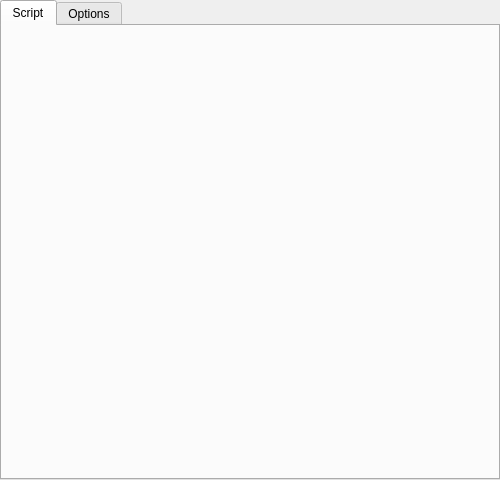
<?xml version="1.0" encoding="UTF-8"?>
<ui version="4.0">
 <class>WdgSeExpr</class>
 <widget class="QWidget" name="WdgSeExpr">
  <property name="geometry">
   <rect>
    <x>0</x>
    <y>0</y>
    <width>500</width>
    <height>480</height>
   </rect>
  </property>
  <property name="minimumSize">
   <size>
    <width>500</width>
    <height>0</height>
   </size>
  </property>
  <layout class="QGridLayout" name="tabLayout">
   <property name="leftMargin">
    <number>0</number>
   </property>
   <property name="topMargin">
    <number>0</number>
   </property>
   <property name="rightMargin">
    <number>0</number>
   </property>
   <property name="bottomMargin">
    <number>0</number>
   </property>
   <property name="spacing">
    <number>0</number>
   </property>
   <item row="0" column="0">
    <widget class="QTabWidget" name="tabWidget">
     <property name="currentIndex">
      <number>0</number>
     </property>
     <widget class="QWidget" name="tab">
      <attribute name="title">
       <string comment="Script list label">Script</string>
      </attribute>
      <layout class="QVBoxLayout" name="verticalLayout">
       <item>
        <widget class="KisSeExprScriptChooser" name="scriptSelectorWidget" native="true">
         <property name="sizePolicy">
          <sizepolicy hsizetype="Expanding" vsizetype="Expanding">
           <horstretch>0</horstretch>
           <verstretch>0</verstretch>
          </sizepolicy>
         </property>
        </widget>
       </item>
      </layout>
     </widget>
     <widget class="QWidget" name="tab_2">
      <attribute name="title">
       <string comment="SeExpr script option">Options</string>
      </attribute>
      <layout class="QVBoxLayout" name="verticalLayout_2">
       <item>
        <layout class="QHBoxLayout" name="presetManagementLayout">
         <item>
          <layout class="QVBoxLayout" name="presetThumbnailiconLayout">
           <item>
            <widget class="QLabel" name="presetThumbnailicon">
             <property name="sizePolicy">
              <sizepolicy hsizetype="Fixed" vsizetype="Fixed">
               <horstretch>0</horstretch>
               <verstretch>0</verstretch>
              </sizepolicy>
             </property>
             <property name="minimumSize">
              <size>
               <width>55</width>
               <height>55</height>
              </size>
             </property>
             <property name="text">
              <string/>
             </property>
             <property name="scaledContents">
              <bool>true</bool>
             </property>
            </widget>
           </item>
           <item>
            <spacer name="verticalSpacer">
             <property name="orientation">
              <enum>Qt::Vertical</enum>
             </property>
             <property name="sizeHint" stdset="0">
              <size>
               <width>20</width>
               <height>0</height>
              </size>
             </property>
            </spacer>
           </item>
          </layout>
         </item>
         <item>
          <layout class="QVBoxLayout" name="presetNameLayout">
           <property name="spacing">
            <number>0</number>
           </property>
           <property name="sizeConstraint">
            <enum>QLayout::SetMinimumSize</enum>
           </property>
           <item>
            <layout class="QHBoxLayout" name="presetNameLayout_2">
             <property name="spacing">
              <number>10</number>
             </property>
             <property name="sizeConstraint">
              <enum>QLayout::SetMinimumSize</enum>
             </property>
             <item>
              <widget class="QLabel" name="currentBrushNameLabel">
               <property name="font">
                <font>
                 <pointsize>10</pointsize>
                 <weight>75</weight>
                 <bold>true</bold>
                </font>
               </property>
              </widget>
             </item>
             <item>
              <widget class="QPushButton" name="renameBrushPresetButton">
               <property name="minimumSize">
                <size>
                 <width>24</width>
                 <height>24</height>
                </size>
               </property>
               <property name="maximumSize">
                <size>
                 <width>24</width>
                 <height>24</height>
                </size>
               </property>
               <property name="text">
                <string/>
               </property>
              </widget>
             </item>
             <item>
              <widget class="QLineEdit" name="renameBrushNameTextField">
               <property name="minimumSize">
                <size>
                 <width>180</width>
                 <height>0</height>
                </size>
               </property>
              </widget>
             </item>
             <item>
              <widget class="QPushButton" name="updateBrushNameButton">
               <property name="sizePolicy">
                <sizepolicy hsizetype="Minimum" vsizetype="Fixed">
                 <horstretch>0</horstretch>
                 <verstretch>0</verstretch>
                </sizepolicy>
               </property>
               <property name="text">
                <string>Save</string>
               </property>
              </widget>
             </item>
             <item>
              <widget class="QPushButton" name="cancelBrushNameUpdateButton">
               <property name="text">
                <string>Cancel</string>
               </property>
              </widget>
             </item>
             <item>
              <spacer name="horizontalSpacer_3">
               <property name="orientation">
                <enum>Qt::Horizontal</enum>
               </property>
               <property name="sizeHint" stdset="0">
                <size>
                 <width>20</width>
                 <height>20</height>
                </size>
               </property>
              </spacer>
             </item>
            </layout>
           </item>
           <item>
            <spacer name="verticalSpacer_1">
             <property name="orientation">
              <enum>Qt::Vertical</enum>
             </property>
             <property name="sizeHint" stdset="0">
              <size>
               <width>20</width>
               <height>0</height>
              </size>
             </property>
            </spacer>
           </item>
          </layout>
         </item>
         <item>
          <spacer name="horizontalSpacer_2">
           <property name="orientation">
            <enum>Qt::Horizontal</enum>
           </property>
           <property name="sizeType">
            <enum>QSizePolicy::MinimumExpanding</enum>
           </property>
           <property name="sizeHint" stdset="0">
            <size>
             <width>0</width>
             <height>0</height>
            </size>
           </property>
          </spacer>
         </item>
         <item>
          <layout class="QVBoxLayout" name="presetSaveLayout">
           <property name="spacing">
            <number>0</number>
           </property>
           <item>
            <widget class="QPushButton" name="saveNewBrushPresetButton">
             <property name="text">
              <string>Save New SeExpr Preset...</string>
             </property>
            </widget>
           </item>
           <item>
            <widget class="QPushButton" name="saveBrushPresetButton">
             <property name="text">
              <string>Overwrite Preset</string>
             </property>
            </widget>
           </item>
           <item>
            <layout class="QHBoxLayout" name="dirtyPresetLayout">
             <property name="spacing">
              <number>6</number>
             </property>
             <property name="leftMargin">
              <number>0</number>
             </property>
             <property name="topMargin">
              <number>6</number>
             </property>
             <item>
              <spacer name="horizontalSpacer">
               <property name="orientation">
                <enum>Qt::Horizontal</enum>
               </property>
               <property name="sizeHint" stdset="0">
                <size>
                 <width>0</width>
                 <height>23</height>
                </size>
               </property>
              </spacer>
             </item>
             <item>
              <widget class="QPushButton" name="reloadPresetButton">
               <property name="sizePolicy">
                <sizepolicy hsizetype="Fixed" vsizetype="Fixed">
                 <horstretch>0</horstretch>
                 <verstretch>0</verstretch>
                </sizepolicy>
               </property>
               <property name="minimumSize">
                <size>
                 <width>23</width>
                 <height>23</height>
                </size>
               </property>
               <property name="maximumSize">
                <size>
                 <width>23</width>
                 <height>23</height>
                </size>
               </property>
               <property name="text">
                <string/>
               </property>
              </widget>
             </item>
             <item>
              <widget class="QPushButton" name="dirtyPresetIndicatorButton">
               <property name="sizePolicy">
                <sizepolicy hsizetype="Fixed" vsizetype="Fixed">
                 <horstretch>0</horstretch>
                 <verstretch>0</verstretch>
                </sizepolicy>
               </property>
               <property name="minimumSize">
                <size>
                 <width>23</width>
                 <height>23</height>
                </size>
               </property>
               <property name="maximumSize">
                <size>
                 <width>23</width>
                 <height>23</height>
                </size>
               </property>
               <property name="text">
                <string/>
               </property>
               <property name="flat">
                <bool>true</bool>
               </property>
              </widget>
             </item>
            </layout>
           </item>
           <item>
            <spacer name="verticalSpacer_2">
             <property name="orientation">
              <enum>Qt::Vertical</enum>
             </property>
             <property name="sizeHint" stdset="0">
              <size>
               <width>20</width>
               <height>1</height>
              </size>
             </property>
            </spacer>
           </item>
           <item>
            <spacer name="verticalSpacer_3">
             <property name="orientation">
              <enum>Qt::Vertical</enum>
             </property>
             <property name="sizeHint" stdset="0">
              <size>
               <width>20</width>
               <height>0</height>
              </size>
             </property>
            </spacer>
           </item>
          </layout>
         </item>
        </layout>
       </item>
       <item>
        <widget class="QSplitter" name="splitter">
         <property name="sizePolicy">
          <sizepolicy hsizetype="Expanding" vsizetype="Expanding">
           <horstretch>0</horstretch>
           <verstretch>9</verstretch>
          </sizepolicy>
         </property>
         <property name="orientation">
          <enum>Qt::Vertical</enum>
         </property>
         <widget class="QScrollArea" name="scrollArea">
          <property name="sizePolicy">
           <sizepolicy hsizetype="Expanding" vsizetype="Expanding">
            <horstretch>0</horstretch>
            <verstretch>5</verstretch>
           </sizepolicy>
          </property>
          <property name="geometry">
           <rect>
            <x>0</x>
            <y>0</y>
            <width>466</width>
            <height>172</height>
           </rect>
          </property>
          <property name="widgetResizable">
           <bool>true</bool>
          </property>
          <widget class="ExprControlCollection" name="wdgControls">
           <property name="sizePolicy">
            <sizepolicy hsizetype="Ignored" vsizetype="Expanding">
             <horstretch>0</horstretch>
             <verstretch>0</verstretch>
            </sizepolicy>
           </property>
          </widget>
         </widget>
         <widget class="ExprEditor" name="txtEditor" native="true">
          <property name="sizePolicy">
           <sizepolicy hsizetype="Preferred" vsizetype="Preferred">
            <horstretch>0</horstretch>
            <verstretch>4</verstretch>
           </sizepolicy>
          </property>
         </widget>
        </widget>
       </item>
      </layout>
     </widget>
    </widget>
   </item>
  </layout>
 </widget>
 <customwidgets>
  <customwidget>
   <class>KisSeExprScriptChooser</class>
   <extends>QWidget</extends>
   <header location="global">kis_seexpr_script_chooser.h</header>
   <container>1</container>
  </customwidget>
  <customwidget>
   <class>ExprControlCollection</class>
   <extends>QWidget</extends>
   <header location="global">SeExpr2/UI/ExprControlCollection.h</header>
   <container>1</container>
  </customwidget>
  <customwidget>
   <class>ExprEditor</class>
   <extends>QWidget</extends>
   <header location="global">SeExpr2/UI/ExprEditor.h</header>
   <container>1</container>
  </customwidget>
 </customwidgets>
 <resources/>
 <connections/>
</ui>
